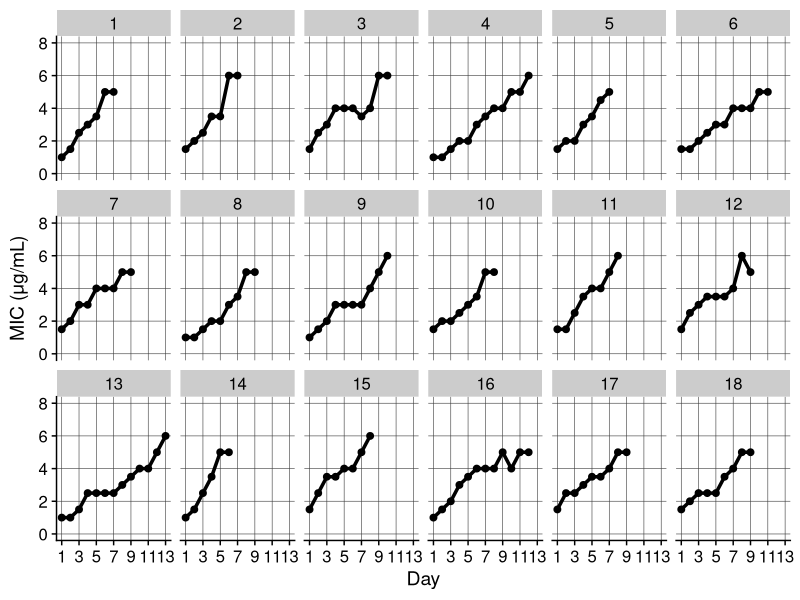

Here is the R script that generated this plot: (Note: this script raises an error after producing the figure.)
## ---- chunk 1
rm(list = ls())
## ---- chunk 2
library(tidyverse)
library(proxy)
library(knitr)
library(colorspace)
library(cowplot)
## ---- chunk 3
vancomycin_MICs <- read_csv("vancomycin_MICs.csv")

# In the MIC column, replace all "-" with "NA"
vancomycin_MICs$MIC <- vancomycin_MICs$MIC %>% 
    str_replace_all("-", "NA") %>% 
    as.numeric()

# Remove all rows with NA values in the MIC column
vancomycin_MICs <- vancomycin_MICs %>% 
    filter(!is.na(MIC))

# Plot of vancomycin MICs over time
vancomycin_MICs_plot <- vancomycin_MICs %>%
    ggplot(aes(x = day, y = MIC)) +
        geom_line(linewidth = 1.2) +
        geom_point(size = 2) +
        facet_wrap(~ population, nrow = 3, ncol = 6) +
        scale_x_continuous(
            breaks = seq(1,14,2)) +
        scale_y_continuous(
            limits = c(0, 8),
            breaks = seq(0,8,2)) +
        xlab("Day") +
        ylab(expression("MIC (\u03BCg/mL)")) +
        theme_cowplot() +
        theme(panel.grid.major = element_line(color = "#3a3a3a", linewidth = 0.2))

vancomycin_MICs_plot

#ggsave("vancomycin_MICs_plot.png", vancomycin_MICs_plot, path = "Figures", device = "png", width = 14, height = 8, units = "in")
## ---- chunk 4
collateral_MICs <- read_csv("collateral_drug_MICs.csv")
## ---- chunk 5
EstimateCR <- function(dat) {
    # This function takes a data frame of MICs and calculates drug response values
    # for each evolved population relative to the ancestral population.
    ancestor_frame <- dat %>%
        filter(population == "Ancestor")

    evolved_frame <- dat %>%
        filter(population != "Ancestor")

    CR_values <- c()

    # This code chunk iterates through the unique paired_IDs in the evolved_frame and
    # filters the ancestor_frame and evolved_frame for the paired_ID. The MIC values
    # for the ancestor and evolved populations are then used to calculate the collateral
    # response value for each evolved population. The collateral response values are
    # then appended to the CR_values vector.
    for (i in unique(evolved_frame$paired_ID)) {
        ancestor_value <- ancestor_frame %>%
            filter(paired_ID == i) %>%
            pull(MIC)

        evolved_subframe <- evolved_frame %>%
            filter(paired_ID == i)

        for (j in 1:nrow(evolved_subframe)) {
            evolved_value  <- evolved_subframe[j,] %>%
                pull(MIC)
            
                CR_values <- c(CR_values, log2(evolved_value / ancestor_value))
        }
    }

    # Creates a tibble of collateral response values
    CR_col <- tibble(CR = CR_values)
    CR_df  <- bind_cols(evolved_frame, CR_col)

    # Removed paired_ID column from CR_df
    CR_df <- CR_df %>%
        select(-paired_ID)

    return(CR_df)  
}

drug_responses <- EstimateCR(collateral_MICs)

head(drug_responses)
## ---- chunk 6
# Summary statistics function
SummaryStats <- function(dat) {
    summary_stats <- dat  %>% 
        group_by(antibiotic, population) %>%
        summarize(mean_MIC = mean(MIC),
            mean_CR = mean(CR))
    
    return(summary_stats)
        }

summary_stats <- SummaryStats(drug_responses)

# Remove vancomycin rows
summary_stats <- summary_stats %>% 
    filter(antibiotic != "VAN")

# Create a new column called "state" in the summary_stats data frame. Populate this column with "-1", "0", or " 1" if the mean collateral response
# value is less than, equal to, or greater than 0.

summary_stats$state <- ifelse(summary_stats$mean_CR < 0, "-1", ifelse(summary_stats$mean_CR == 0, "0", "1"))

head(summary_stats)
## ---- chunk 7
# Mann-Whitney U test function
MWTest <- function(dat, ab){
    ancestor_df <- dat %>%
        filter(population == "Ancestor" & antibiotic == ab) %>%
        # Remove the replicate and paired_ID columns
        select(-replicate, -paired_ID)

    evolved_df  <- dat %>%
    # Remove the ancestor rows from the dat data frame
        filter(population != "Ancestor" & antibiotic == ab) %>%
        group_by(population) %>%
        # Calculate the mean MIC for each evolved population
        summarize(MIC = mean(MIC)) %>%
        # Relabel all entries in the "population" column to "Evolved"
        mutate(population = ifelse(population == "Ancestor", "Ancestor", "Evolved"))

    # Bind the antibiotic_df and ancestor_df objects
    bound_df <- bind_rows(evolved_df, ancestor_df)

    # Perform Mann Whitney U test comparing the MICs of the ancestor and evolved populations
    MW_test <- wilcox.test(MIC ~ population, 
                    data = bound_df, 
                    paired = FALSE, 
                    exact = FALSE, 
                    correct = FALSE, 
                    alternative = "two.sided")
}

ab_vec <- unique(summary_stats$antibiotic)

MWStats <- map(ab_vec, ~MWTest(collateral_MICs, ab = .x))

head(MWStats)
## ---- chunk 8
# Plots
# Factor antibiotics by order of decreasing median collateral response
antibiotic_factor <- summary_stats %>%
    group_by(antibiotic) %>%
    summarize(med = median(mean_CR)) %>%
    arrange(desc(med)) %>%
    pull(antibiotic)

summary_stats$antibiotic <- factor(summary_stats$antibiotic, levels = as.factor(antibiotic_factor))

CR_boxplot <- summary_stats %>%
    ggplot(aes(x = antibiotic, y = mean_CR, fill = antibiotic)) +
        geom_boxplot() +
        geom_jitter(shape = 16, 
            position = position_jitter(0.2), 
            size = 2) +
        xlab("Antibiotic") + 
        ylab(expression("Log"[2]~"MIC"["evolved"]~"-"~"Log"[2]~"MIC"["ancestor"])) +
        scale_fill_manual(values = c("#D09384", "#E4BDB2", "#F7E8E6", "#FFFFFF", 
            "#F3EEF9", "#E3DAF3", "#D4C3EA", "#CAB7E6")) +
        theme_cowplot() +
        theme(legend.position = "none",
            plot.background = element_rect(fill = "white")
        )

CR_boxplot

# ggsave("CR_boxplot.png", CR_boxplot, path = "Figures", device = "png", width = 10, height = 8, units = "in")
## ---- chunk 9
# For each antibiotic in the summary_stats data frame, calculate the median collateral response values using the mean_CR column.
# Then initialize a counter (L) to zero and increment it by a fraction (1 / total number of populations) for each mean_CR value that is in concordance with the median. 

# This code chunk iterates through the unique antibiotics in the summary_stats data frame and calculates the probability of a population exhibiting a drug response.
# The probability of a population exhibiting a drug response is defined as the fraction of evolved populations that have a collateral response value that has the same sign as the median collateral response value.
# The probability of a population exhibiting a drug response is calculated for each antibiotic and stored in the prob_vec vector.
Likelihood <- function(dat) {
    prob_vec <- c()

    median_df <- dat %>%
        group_by(antibiotic) %>%
        summarize(median = median(mean_CR))

for (i in unique(dat$antibiotic)) {
    L <- 0

    ab_frame <- dat %>%
        filter(antibiotic == i)

    med_CR <- ab_frame %>%
        pull(mean_CR) %>%
        median()

    for (j in ab_frame$mean_CR) {
        if (sign(j) == sign(med_CR)) {
            L <- L + (1 / nrow(ab_frame))
        }
    }
    prob_vec <- c(prob_vec, L)
    }

    probability_df <- tibble(antibiotic = unique(dat$antibiotic),
        probability = prob_vec)

    # Join the median_df and probability_df objects by antibiotic
    df <- median_df %>%
        left_join(probability_df, by = "antibiotic")

    return(df)
}

likelihood_df <- Likelihood(summary_stats)
## ---- chunk 10
likelihood_plot <- likelihood_df %>%
    ggplot(aes(x = probability, y = median)) +
        geom_hline(yintercept = 0, linetype = "dashed") +
        geom_point(size = 5.5,
            fill = c("#D09384", "#E4BDB2", "#FFFFFF", 
            "#F3EEF9", "#E3DAF3", "#D4C3EA", "#CAB7E6"),
            pch = 21) +
        # Label each point with its corresponding antibiotic
        geom_text(aes(label = antibiotic), 
            hjust = -0.5,
            vjust = -0.5, 
            size = 5) +
        scale_x_continuous(
            limits = c(0.5, 1),
            breaks = seq(0.5, 1, 0.1)) +
        scale_y_continuous(
            limits = c(-1, 2),
            breaks = seq(-1, 2, 0.5)) +
        xlab("Likelihood of drug response") +
        ylab(expression("Log"[2]~"MIC"["evolved"]~"-"~"Log"[2]~"MIC"["ancestor"])) +
        theme_cowplot() +
        theme(legend.position = "none",
            plot.background = element_rect(fill = "white"))

likelihood_plot

#ggsave("likelihood_plot.png", likelihood_plot, path = "Figures", device = "png", width = 10, height = 8, units = "in")
## ---- chunk 11
mutations <- read_csv("curated_mutations.csv")
## ---- chunk 12
# Filter the mutations object by the presence of qualifying mutations.
qualifying_mutations <- mutations %>%
    filter(qualifying_mutation == 1)

# Sorts the genes with qualifying_mutations by number of hits and creates a vector
genes <- qualifying_mutations %>%
    group_by(gene) %>%
    summarize(hits = n()) %>%
    arrange(desc(hits)) %>%
    pull(gene)

# Creates a vector of the unique sample designations in the qualifying_mutations object
populations <- unique(qualifying_mutations$population)

# Creates a binary matrix with the number of rows equal to the number of samples, and 
# the number of columns equal to the number of genes in the mutations object and populates the matrix with 0s.
binary_mat <- data.frame(matrix(0, nrow = length(populations), ncol = length(genes)))
colnames(binary_mat) <- genes
rownames(binary_mat) <- populations

# Use the qualifying_mutations object to populate the binary_df object. 
# This code chunk iterates through the curated_mutations_df and populates the binary_df with a 1 
# if a mutation is present in a given gene / lineage combination

for (i in seq_len(nrow(qualifying_mutations))) {
    binary_mat[qualifying_mutations$population[i], qualifying_mutations$gene[i]] <- 1
}
## ---- chunk 13
AvgSimilarity <- function(dat) {
    # Computes similarity coefficient for all possible replicate pairs.
    # Populates a matrix with these values
    pwise_simil_matrix <- as.matrix(
        simil(
            dat,
            method = "Dice",
            by_rows = TRUE,
            upper = TRUE,
            diag = TRUE)
    )
  
    # All values above (and including) the matrix diagonal are converted to
    # NA to ease downstream wrangling
    pwise_simil_matrix[upper.tri(pwise_simil_matrix)] <- NA
  
    # Converted matrix to a data frame for analysis. NA values above
    # (and including) the matrix diagonal are incorporated into the newly
    # formed dataframe. This piece of code drops the rows contanining NA,
    # effectively retaining only those values *below* the matrix diagonal
    pwise_simil_df <- as.data.frame.table(
        pwise_simil_matrix, responseName = "value") %>%
        rename(population_1 = Var1, population_2 = Var2) %>%
        drop_na()
  
    # Computes the mean similarity coefficient for all possible replicate pairs
    avg_similarity <- mean(pwise_simil_df$value)

    return(avg_similarity)
}
## ---- chunk 14
simil_score <- AvgSimilarity(binary_mat)

simil_score
## ---- chunk 15
ParallelProb <- function(dat) {
    # Number of coding sequences (CDSs) in the ATCC 29213 genome (ATCC Genome Portal).
    N <- 2586

    # Creates a data frame with the genes that have more than one mutation and the
    # probability of a gene being mutated more than once across independent populations
    gene_prob <- dat %>%
        group_by(gene) %>%
        summarize(
            num_populations = n_distinct(population),
            gene_prob = (1 / N)^(num_populations - 1)) %>% 
        filter(num_populations > 1)

    return(gene_prob)
}
## ---- chunk 16
parallel_prob <- ParallelProb(qualifying_mutations)

parallel_prob
## ---- chunk 17
mutation_heatmap <- binary_mat %>%
    # Add a column to the binary_df object with the population designations
    mutate(population = populations) %>%
    # Move the populations column to the front of the binary_df object
    select(population, everything()) %>% 
    # Convert the binary_df object to long format with population, gene, and presence columns
    pivot_longer(
        cols = -population,
        names_to = "gene",
        values_to = "presence") %>%
    # Converts the numeric data to catagorical variables to use a discrete colorscale in ggplot2
    mutate(presence = ifelse(presence == 0, "no", "yes")) %>%
  
    # Create heatmap with genes on the x-axis and populations on the y-axis
    ggplot(aes(x = gene, y = factor(population, level = populations), fill = presence)) +
        geom_tile(color = "white", 
            linewidth = 0.5) +
        #scale_x_discrete(limits = rev(replicate_names_vec)) +
        scale_x_discrete(limits = genes) +
        # Reverse the order of the y-axis
        scale_y_discrete(limits = rev) +
        scale_fill_manual(breaks = c("no", "yes"),
            values = c("#E7E5DF", "#7C8DA2")) +
        ylab("Population") +
        theme_cowplot() +
        theme(axis.title.x = element_blank(),
            axis.text.x = element_text(face = "italic", 
                angle = 45, 
                hjust = 1, 
                vjust = 1),
            legend.position = "none")

mutation_heatmap

#ggsave("mutation_heatmap.png", mutation_heatmap, path = "Figures", device = "png", width = 15, height = 8, units = "in")
